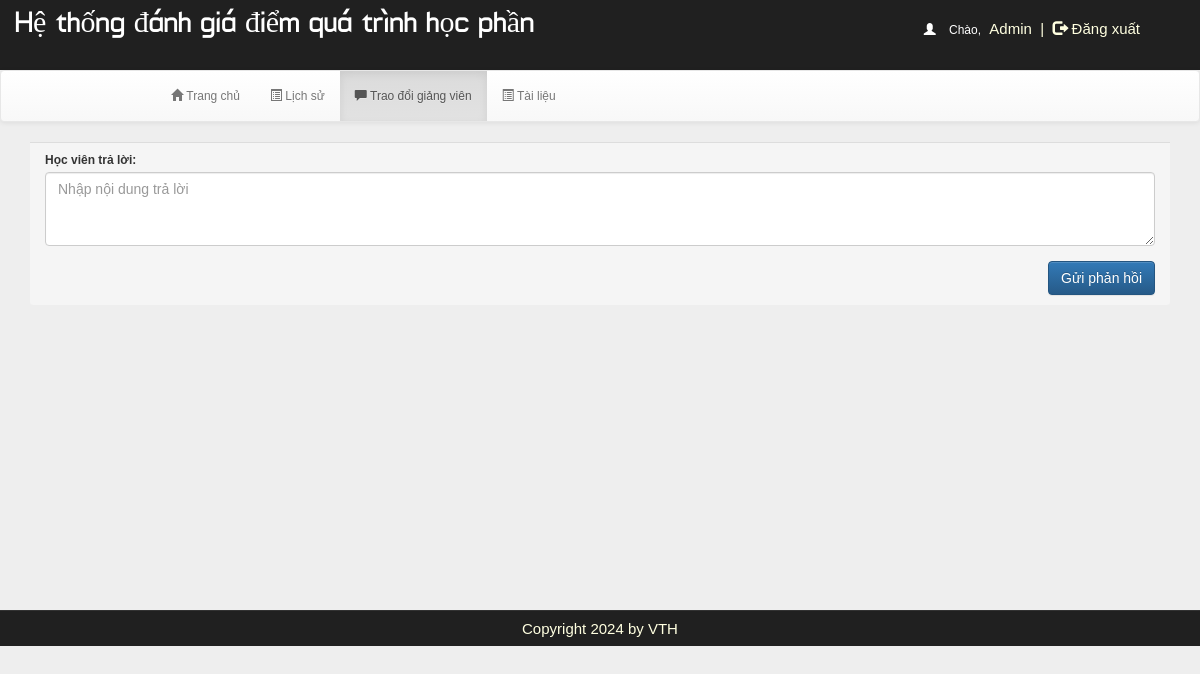
The page /account.php?q=3 (signed in) on the database as committed earlier.
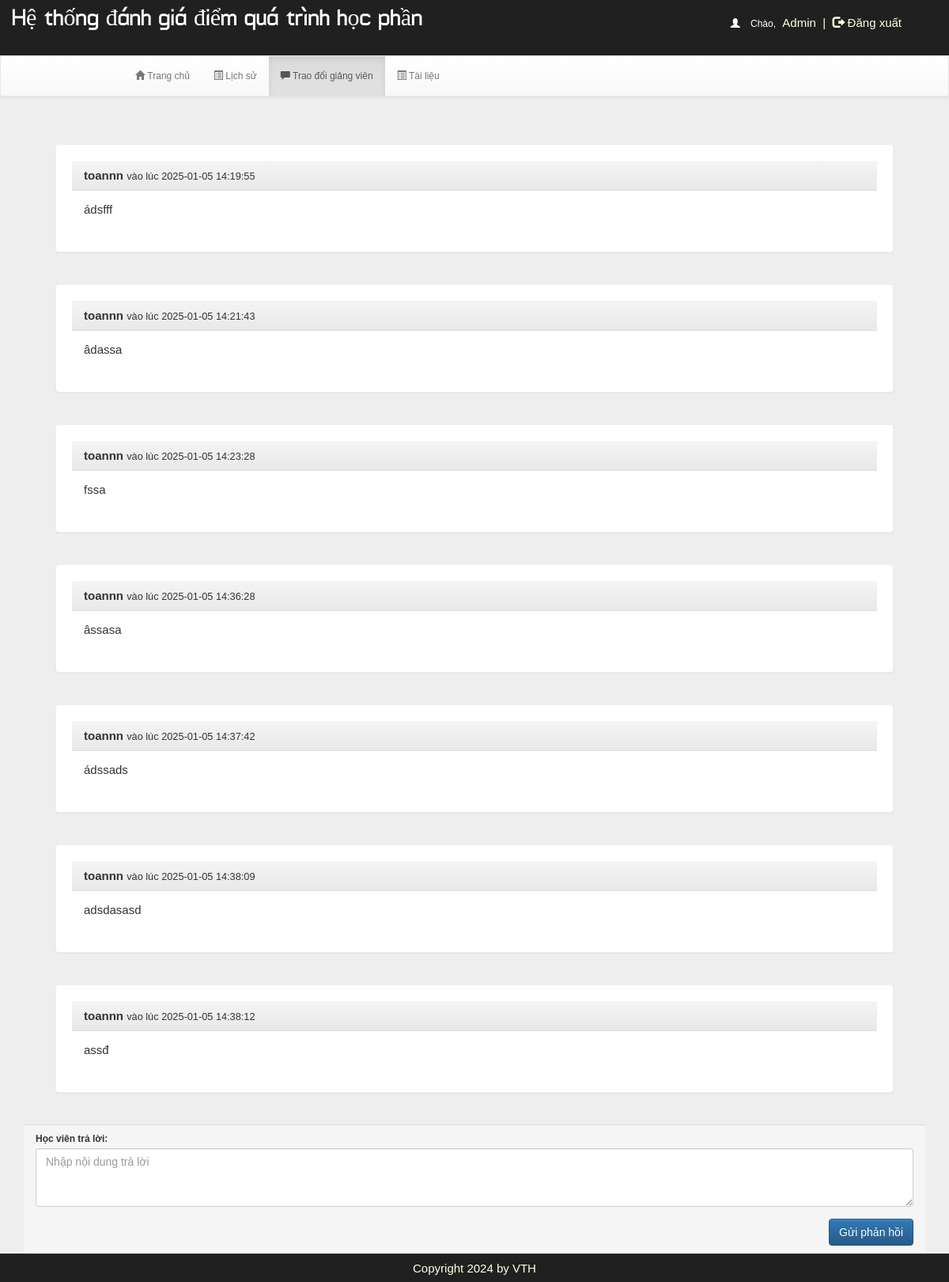
The same page on the database as committed later.
### tables this page shows
CREATE TABLE `feedbacks` (
  `id` varchar(255) NOT NULL,
  `username` varchar(255) NOT NULL,
  `feedback` text NOT NULL,
  `date` datetime DEFAULT NULL,
  `userType` varchar(50) NOT NULL,
  `recipient` varchar(255) DEFAULT NULL
);

### account.php (the view, shortened to what the changed rows need)
<!DOCTYPE html PUBLIC "-//W3C//DTD XHTML 1.0 Transitional//EN" "http://www.w3.org/TR/xhtml1/DTD/xhtml1-transitional.dtd">
<html xmlns="http://www.w3.org/1999/xhtml">
<head>
    <link  rel="stylesheet" href="css/bootstrap.min.css"/>
    <link  rel="stylesheet" href="css/bootstrap-theme.min.css"/>
    <link rel="stylesheet" href="css/main.css">
    <link  rel="stylesheet" href="css/font.css">
</head>
<body>
                <?php
                include_once 'dbConnection.php';
                if (!(isset($_SESSION['username']))) {
                    header("location:index.php");
                } else {
                    $username = $_SESSION['username'];
                }
                ?>
    <div class="bg">
    <div class="container">
        <div class="row">
            <div class="col-md-12">
            <?php
            if (@$_GET['q'] == 3) {
                $query = "SELECT * FROM feedbacks WHERE username = '$username' OR recipient = '$username' ORDER BY date ASC";
                $result = mysqli_query($con, $query);
        while ($row = mysqli_fetch_assoc($result)) {
            $feedback = $row['feedback'];
            $username = $row['username'];
            $date = $row['date'];
            echo '<div class="panel panel-default">
                    <div class="panel-heading">
                        <strong>' . $username . '</strong> <small>vào lúc ' . $date . '</small>
                    </div>
                    <div class="panel-body">
                        <p>' . nl2br($feedback) . '</p>
                    </div>
                </div>';
        }
    }
            ?>
            </div>
        </div>
    </div>
    </div>
</body>
</html>

Rows that differ between the two databases and show on the page:
added feedbacks: username "toannn", date "2025-01-05 14:19:55", feedback "ádsfff"
added feedbacks: username "toannn", date "2025-01-05 14:21:43", feedback "âdassa"
added feedbacks: username "toannn", date "2025-01-05 14:23:28", feedback "fssa"
added feedbacks: username "toannn", date "2025-01-05 14:36:28", feedback "âssasa"
added feedbacks: username "toannn", date "2025-01-05 14:37:42", feedback "ádssads"
added feedbacks: username "toannn", date "2025-01-05 14:38:09", feedback "adsdasasd"
added feedbacks: username "toannn", date "2025-01-05 14:38:12", feedback "assđ"
